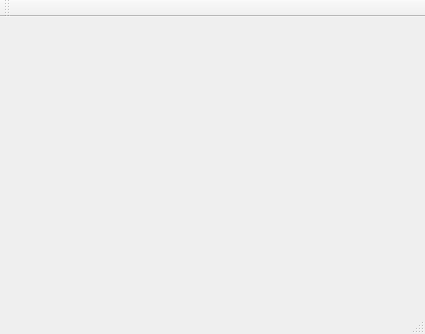
<?xml version="1.0" encoding="UTF-8"?>
<ui version="4.0">
 <class>MainWindow</class>
 <widget class="QMainWindow" name="MainWindow">
  <property name="geometry">
   <rect>
    <x>0</x>
    <y>0</y>
    <width>425</width>
    <height>334</height>
   </rect>
  </property>
  <property name="windowTitle">
   <string>MainWindow</string>
  </property>
  <widget class="QWidget" name="centralWidget"/>
  <widget class="QMenuBar" name="menuBar">
   <property name="geometry">
    <rect>
     <x>0</x>
     <y>0</y>
     <width>425</width>
     <height>26</height>
    </rect>
   </property>
  </widget>
  <widget class="QToolBar" name="mainToolBar">
   <attribute name="toolBarArea">
    <enum>TopToolBarArea</enum>
   </attribute>
   <attribute name="toolBarBreak">
    <bool>false</bool>
   </attribute>
  </widget>
  <widget class="QStatusBar" name="statusBar"/>
 </widget>
 <layoutdefault spacing="6" margin="11"/>
 <resources/>
 <connections/>
</ui>
